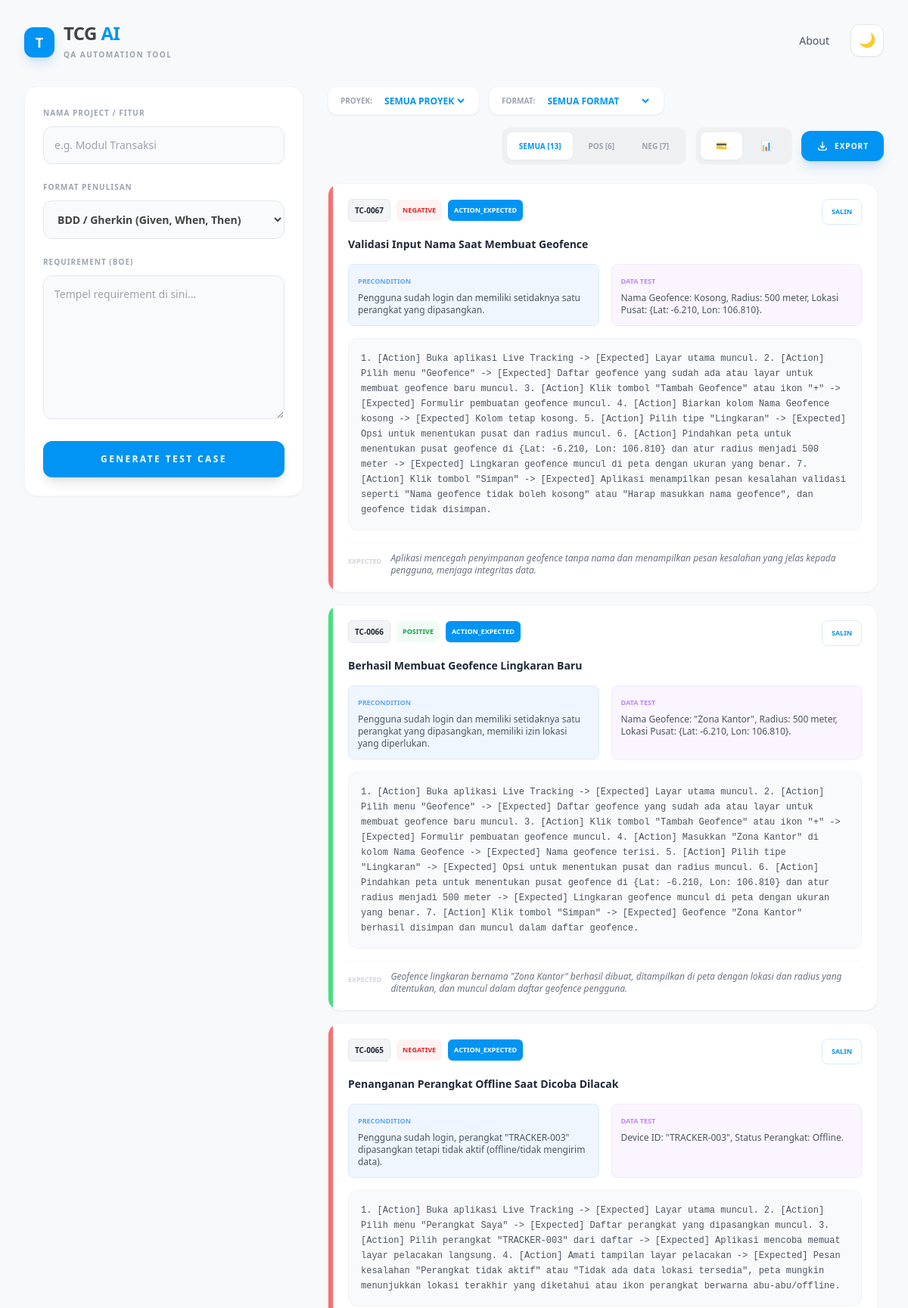
The page / (upper part) on the database its author committed.
### tables this page shows
CREATE TABLE `test_cases` (
  `id` int(11) NOT NULL,
  `project_name` varchar(255) NOT NULL,
  `test_type` enum('POSITIVE','NEGATIVE') NOT NULL,
  `tc_format` varchar(50) DEFAULT 'STANDARD',
  `title` varchar(255) NOT NULL,
  `precondition` text DEFAULT NULL,
  `data_test` text DEFAULT NULL,
  `steps` text NOT NULL,
  `expected_result` text DEFAULT NULL,
  `created_at` timestamp NOT NULL DEFAULT current_timestamp()
);

### index.php (the view, shortened to what this page needs)
<?php include 'koneksi.php'; ?>
<!DOCTYPE html>
<html lang="id">
<head>
    <script src="https://cdn.tailwindcss.com"></script>
</head>
<body class="p-4 md:p-8 font-sans text-sm bg-[#f7f9fa] text-[#434343] dark:bg-[#12141a] dark:text-[#a1a1aa]">
    <div class="max-w-7xl mx-auto">
    <div class="flex justify-between items-start mb-8">
    <div class="flex gap-3">
        <div class="w-10 h-10 bg-[#0194f3] rounded-xl flex items-center justify-center text-white font-bold shadow-lg shadow-blue-500/20 text-lg mt-1">T</div>
        <div class="flex flex-col">
            <h1 class="text-2xl font-bold tracking-tight dark:text-white leading-none">TCG <span class="text-[#0194f3]">AI</span></h1>
            <p class="text-[9px] md:text-[10px] text-gray-400 dark:text-gray-500 mt-1.5 tracking-[0.15em] uppercase font-bold">QA Automation Tool</p>
        </div>
    </div>
    <div class="flex items-center gap-3">
    <a href="about.php" target="_blank" class="px-4 py-2 text-sm font-medium text-gray-600 dark:text-gray-300 hover:text-[#0194f3] transition-colors">
        About
    </a>
        <button id="theme-toggle" class="p-2.5 rounded-xl bg-white dark:bg-[#181a20] border border-gray-200 dark:border-gray-800 shadow-sm transition-all hover:scale-110 active:scale-95">
            <span id="theme-toggle-dark-icon" class="hidden text-lg leading-none">🌙</span>
        </button>
    </div>
</div>
        <div class="flex flex-col lg:flex-row gap-8">
            <div class="w-full lg:w-1/3 bg-white dark:bg-[#181a20] p-6 rounded-2xl h-fit shadow-sm border border-gray-100 dark:border-gray-800">
                <form action="generate.php" method="POST" onsubmit="showLoading()">
                    <div class="mb-5">
                        <label class="block text-[10px] font-bold mb-2 text-gray-400 uppercase tracking-widest">Nama Project / Fitur</label>
                        <input type="text" name="project_name" required class="w-full p-3.5 bg-gray-50 dark:bg-[#0d0f13] border border-gray-200 dark:border-gray-700 rounded-xl dark:text-gray-300 focus:outline-none transition-all" placeholder="e.g. Modul Transaksi">
                    </div>
                    <div class="mb-5">
                        <label class="block text-[10px] font-bold mb-2 text-gray-400 uppercase tracking-widest">Format Penulisan</label>
                        <select name="tc_format" class="w-full p-3.5 bg-gray-50 dark:bg-[#0d0f13] border border-gray-200 dark:border-gray-700 rounded-xl dark:text-gray-300 focus:outline-none transition-all cursor-pointer font-semibold text-sm">
                            <option value="BDD">BDD / Gherkin (Given, When, Then)</option>
                        </select>
                    </div>
                    <div class="mb-6">
                        <label class="block text-[10px] font-bold mb-2 text-gray-400 uppercase tracking-widest">Requirement (BOE)</label>
                        <textarea name="requirement" rows="8" required class="w-full p-3.5 bg-gray-50 dark:bg-[#0d0f13] border border-gray-200 dark:border-gray-700 rounded-xl dark:text-gray-300 focus:outline-none transition-all" placeholder="Tempel requirement di sini..."></textarea>
                    </div>
                    <button type="submit" class="w-full bg-[#0194f3] text-white py-4 rounded-xl text-xs font-bold tracking-[0.2em] uppercase shadow-lg hover:bg-[#0181d4] transition-all">Generate Test Case</button>
                </form>
            </div>
            <div class="w-full lg:w-2/3 flex flex-col">
                <div class="flex flex-col xl:flex-row justify-between items-start xl:items-center mb-6 gap-4 w-full">
                    <div class="flex flex-col sm:flex-row gap-3 w-full xl:w-auto">
                        <div class="flex items-center justify-between gap-3 bg-white dark:bg-[#181a20] p-2 px-4 rounded-xl border border-gray-100 dark:border-gray-800 shadow-sm w-full sm:w-auto">
                            <span class="text-[10px] font-bold text-gray-400 uppercase whitespace-nowrap">Proyek:</span>
                            <select id="projectFilter" onchange="applyFilters()" class="bg-transparent border-none text-[#0194f3] text-xs font-bold focus:outline-none cursor-pointer w-full text-right sm:text-left">
                                <option value="ALL_PROJECTS">SEMUA PROYEK</option>
                            </select>
                        </div>
                        <div class="flex items-center justify-between gap-3 bg-white dark:bg-[#181a20] p-2 px-4 rounded-xl border border-gray-100 dark:border-gray-800 shadow-sm w-full sm:w-auto">
                            <span class="text-[10px] font-bold text-gray-400 uppercase whitespace-nowrap">Format:</span>
                            <select id="formatFilter" onchange="applyFilters()" class="bg-transparent border-none text-[#0194f3] text-xs font-bold focus:outline-none cursor-pointer w-full text-right sm:text-left">
                                <option value="ALL_FORMATS">SEMUA FORMAT</option>
                            </select>
                        </div>
                    </div>
                    <div class="flex flex-col sm:flex-row items-center gap-3 w-full xl:w-auto justify-end">
                        <?php
                        $countAll = $conn->query("SELECT COUNT(*) FROM test_cases")->fetch_row()[0];
                        $countPos = $conn->query("SELECT COUNT(*) FROM test_cases WHERE test_type='POSITIVE'")->fetch_row()[0];
                        $countNeg = $conn->query("SELECT COUNT(*) FROM test_cases WHERE test_type='NEGATIVE'")->fetch_row()[0];
                        ?>
                        <div class="flex w-full sm:w-auto justify-between gap-1 bg-gray-200/50 dark:bg-gray-800/50 p-1.5 rounded-xl border border-gray-100 dark:border-gray-800">
                            <button id="tab-ALL" onclick="setTabFilter('ALL')" class="flex-1 sm:flex-none px-4 py-2 rounded-lg text-[10px] font-bold transition-all bg-white dark:bg-[#12141a] text-[#0194f3] shadow-sm whitespace-nowrap">SEMUA [<?php echo $countAll; ?>]</button>
                            <button id="tab-POSITIVE" onclick="setTabFilter('POSITIVE')" class="flex-1 sm:flex-none px-4 py-2 rounded-lg text-[10px] font-bold text-gray-400 hover:text-gray-600 dark:hover:text-gray-300 transition-all whitespace-nowrap">POS [<?php echo $countPos; ?>]</button>
                            <button id="tab-NEGATIVE" onclick="setTabFilter('NEGATIVE')" class="flex-1 sm:flex-none px-4 py-2 rounded-lg text-[10px] font-bold text-gray-400 hover:text-gray-600 dark:hover:text-gray-300 transition-all whitespace-nowrap">NEG [<?php echo $countNeg; ?>]</button>
                        </div>
                        <div class="flex w-full sm:w-auto items-center justify-between sm:justify-end gap-3">
                            <div class="flex gap-1 bg-gray-200/50 dark:bg-gray-800/50 p-1.5 rounded-xl border border-gray-100 dark:border-gray-800">
                                <button id="view-card-btn" onclick="toggleView('card')" class="px-5 py-2 rounded-lg text-[12px] font-bold transition-all bg-white dark:bg-[#12141a] shadow-sm" title="Tampilan Kartu">💳</button>
                                <button id="view-table-btn" onclick="toggleView('table')" class="px-5 py-2 rounded-lg text-[12px] font-bold transition-all hover:bg-white/50 dark:hover:bg-gray-700/50" title="Tampilan Tabel">📊</button>
                            </div>
                            <button onclick="openExportModal()" class="flex-1 sm:flex-none justify-center bg-[#0194f3] text-white hover:bg-[#0181d4] py-2.5 px-5 rounded-xl shadow-lg shadow-blue-500/20 text-[10px] font-bold transition-all flex items-center gap-2 uppercase tracking-widest">
                                <svg class="w-4 h-4" fill="none" stroke="currentColor" viewBox="0 0 24 24"><path stroke-linecap="round" stroke-linejoin="round" stroke-width="2" d="M4 16v1a3 3 0 003 3h10a3 3 0 003-3v-1m-4-4l-4 4m0 0l-4-4m4 4V4"></path></svg>
                                Export
                            </button>
                        </div>
                    </div>
                </div>
                <div id="card-view-area" class="custom-scroll overflow-y-auto pr-2" style="max-height: 75vh;">
                    <?php
                    $res = $conn->query("SELECT * FROM test_cases ORDER BY id DESC");
                    if ($res && $res->num_rows > 0) {
                        while($row = $res->fetch_assoc()) {
                            $isPos = $row['test_type'] == 'POSITIVE';
                            $tcNumber = "TC-" . str_pad($row['id'], 4, "0", STR_PAD_LEFT);
                            $tcFormat = isset($row['tc_format']) ? $row['tc_format'] : 'STANDARD';
                            ?>
                            <div class="test-case-card mb-4" data-project="<?php echo htmlspecialchars($row['project_name']); ?>" data-format="<?php echo $tcFormat; ?>" data-type="<?php echo $row['test_type']; ?>">
                                <div class="bg-white dark:bg-[#181a20] border border-gray-100 dark:border-gray-800 rounded-2xl overflow-hidden shadow-sm hover:shadow-md transition-all">
                                    <div class="p-5 border-l-[6px] <?php echo $isPos ? 'border-green-400' : 'border-red-400'; ?>">
                                        <div class="flex justify-between items-start mb-4">
                                            <div class="flex flex-wrap items-center gap-2">
                                                <span class="text-[10px] font-black p-1 px-2 rounded-md bg-gray-100 dark:bg-[#0d0f13] text-gray-800 dark:text-gray-200 border border-gray-200 dark:border-gray-700"><?php echo $tcNumber; ?></span>
                                                <span class="text-[9px] font-bold p-1 px-2 rounded-md <?php echo $isPos ? 'bg-green-50 text-green-600' : 'bg-red-50 text-red-600'; ?> uppercase"><?php echo $row['test_type']; ?></span>
                                                <span class="text-[9px] font-bold text-white px-2 py-1 bg-[#0194f3] rounded-md uppercase"><?php echo $tcFormat; ?></span>
                                            </div>
                                            <button onclick="copyToClipboard(this)" class="text-[9px] font-bold text-[#0194f3] hover:bg-blue-50 dark:hover:bg-blue-900/10 px-3 py-1.5 rounded-lg border border-blue-100 dark:border-blue-900/50 transition-all uppercase">Salin</button>
                                        </div>
                                        <h3 class="text-gray-800 dark:text-gray-200 text-sm font-bold mb-4"><?php echo htmlspecialchars($row['title']); ?></h3>
                                        <div class="flex flex-col sm:flex-row gap-4 mb-4">
                                            <div class="flex-1 bg-blue-50 dark:bg-blue-900/10 p-3 rounded-lg border border-blue-100 dark:border-blue-900/30">
                                                <span class="text-[9px] font-bold text-blue-400 block mb-1 uppercase">Precondition</span>
                                                <p class="text-xs text-gray-600 dark:text-gray-300"><?php echo htmlspecialchars($row['precondition'] ?? '-'); ?></p>
                                            </div>
                                            <div class="flex-1 bg-purple-50 dark:bg-purple-900/10 p-3 rounded-lg border border-purple-100 dark:border-purple-900/30">
                                                <span class="text-[9px] font-bold text-purple-400 block mb-1 uppercase">Data Test</span>
                                                <p class="text-xs text-gray-600 dark:text-gray-300"><?php echo htmlspecialchars($row['data_test'] ?? '-'); ?></p>
                                            </div>
                                        </div>
                                        <div class="bg-gray-50 dark:bg-[#0d0f13] p-4 rounded-xl border border-gray-100 dark:border-gray-800 font-mono text-[12px] text-gray-600 dark:text-gray-400 whitespace-pre-line steps-content"><?php echo htmlspecialchars($row['steps']); ?></div>
                                        <div class="mt-4 flex items-start gap-3 pt-3 border-t border-gray-50 dark:border-gray-800">
                                            <span class="text-[9px] font-bold text-gray-300 dark:text-gray-600 mt-0.5 uppercase">Expected</span>
                                            <p class="text-xs text-gray-500 italic"><?php echo htmlspecialchars($row['expected_result']); ?></p>
                                        </div>
                                    </div>
                                </div>
                            </div>
                        <?php }
                    } else {
                        echo '<div class="text-center p-12 mt-10 border border-dashed border-gray-200 dark:border-gray-800 rounded-2xl"><p class="text-gray-400 italic">Belum ada test case yang di-generate.</p></div>';
                    } ?>
                </div>
            </div>
        </div>
    </div>
</body>
</html>

### index.php (style rules this page uses)
* { transition: background-color 0.3s, border-color 0.3s; }

### rows shown on the page
test_cases: id "TC-0067", test_type "NEGATIVE", tc_format "ACTION_EXPECTED", title "Validasi Input Nama Saat Membuat Geofence", precondition "Pengguna sudah login dan memiliki setidaknya satu perangkat yang dipasangkan.", data_test "Nama Geofence: Kosong, Radius: 500 meter, Lokasi Pusat: {Lat: -6.210, Lon: 106.810}.", steps "1. [Action] Buka aplikasi Live Tracking -> [Expected] Layar utama muncul. 2. [Action] Pilih menu \"Geofence\" -> [Expected] Daftar geofence yang sudah ada atau layar untuk membuat geofence baru muncul. 3. [Action] Klik tombol \"Tambah Geofence\" atau ikon \"+\" -> [Expected] Formulir pembuatan geofence muncul. 4. [Action] Biarkan kolom Nama Geofence kosong -> [Expected] Kolom tetap kosong. 5. [Action] Pilih tipe \"Lingkaran\" -> [Expected] Opsi untuk menentukan pusat dan radius muncul. 6. [Action] Pindahkan peta untuk menentukan pusat geofence di {Lat: -6.210, Lon: 106.810} dan atur radius menjadi 500 meter -> [Expected] Lingkaran geofence muncul di peta dengan ukuran yang benar. 7. [Action] Klik…", expected_result "Aplikasi mencegah penyimpanan geofence tanpa nama dan menampilkan pesan kesalahan yang jelas kepada pengguna, menjaga integritas data."
test_cases: id "TC-0066", test_type "POSITIVE", tc_format "ACTION_EXPECTED", title "Berhasil Membuat Geofence Lingkaran Baru", precondition "Pengguna sudah login dan memiliki setidaknya satu perangkat yang dipasangkan, memiliki izin lokasi yang diperlukan.", data_test "Nama Geofence: \"Zona Kantor\", Radius: 500 meter, Lokasi Pusat: {Lat: -6.210, Lon: 106.810}.", steps "1. [Action] Buka aplikasi Live Tracking -> [Expected] Layar utama muncul. 2. [Action] Pilih menu \"Geofence\" -> [Expected] Daftar geofence yang sudah ada atau layar untuk membuat geofence baru muncul. 3. [Action] Klik tombol \"Tambah Geofence\" atau ikon \"+\" -> [Expected] Formulir pembuatan geofence muncul. 4. [Action] Masukkan \"Zona Kantor\" di kolom Nama Geofence -> [Expected] Nama geofence terisi. 5. [Action] Pilih tipe \"Lingkaran\" -> [Expected] Opsi untuk menentukan pusat dan radius muncul. 6. [Action] Pindahkan peta untuk menentukan pusat geofence di {Lat: -6.210, Lon: 106.810} dan atur radius menjadi 500 meter -> [Expected] Lingkaran geofence muncul di peta dengan ukuran yang benar. 7.…", expected_result "Geofence lingkaran bernama \"Zona Kantor\" berhasil dibuat, ditampilkan di peta dengan lokasi dan radius yang ditentukan, dan muncul dalam daftar geofence pengguna."
test_cases: id "TC-0065", test_type "NEGATIVE", tc_format "ACTION_EXPECTED", title "Penanganan Perangkat Offline Saat Dicoba Dilacak", precondition "Pengguna sudah login, perangkat \"TRACKER-003\" dipasangkan tetapi tidak aktif (offline/tidak mengirim data).", data_test "Device ID: \"TRACKER-003\", Status Perangkat: Offline.", steps "1. [Action] Buka aplikasi Live Tracking -> [Expected] Layar utama muncul. 2. [Action] Pilih menu \"Perangkat Saya\" -> [Expected] Daftar perangkat yang dipasangkan muncul. 3. [Action] Pilih perangkat \"TRACKER-003\" dari daftar -> [Expected] Aplikasi mencoba memuat layar pelacakan langsung. 4. [Action] Amati tampilan layar pelacakan -> [Expected] Pesan kesalahan \"Perangkat tidak aktif\" atau \"Tidak ada data lokasi tersedia\", peta mungkin menunjukkan lokasi terakhir yang diketahui atau ikon perangkat berwarna abu-abu/offline."

### other values the page prints
$countAll "13"
$countPos "6"
$countNeg "7"
